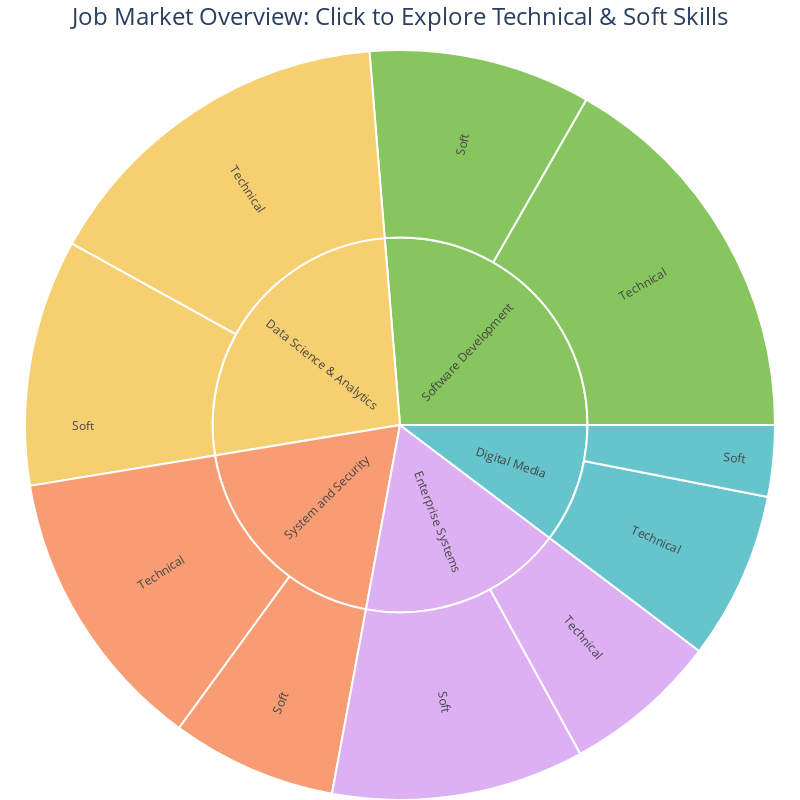

The cell this chart's notebook holds for it:
### Code cell
# Adding 'Domain' and 'Category' columns for each DataFrame

# Software Development domain
sd_keyword_df['Domain'] = 'Software Development'
sd_keyword_df['Category'] = 'Technical'
sd_soft_df['Domain'] = 'Software Development'
sd_soft_df['Category'] = 'Soft'

# Data Science & Analytics domain
dsa_keyword_df['Domain'] = 'Data Science & Analytics'
dsa_keyword_df['Category'] = 'Technical'
dsa_soft_df['Domain'] = 'Data Science & Analytics'
dsa_soft_df['Category'] = 'Soft'

# Enterprise Systems domain
es_keyword_df['Domain'] = 'Enterprise Systems'
es_keyword_df['Category'] = 'Technical'
es_soft_df['Domain'] = 'Enterprise Systems'
es_soft_df['Category'] = 'Soft'

# System and Security domain
ss_keyword_df['Domain'] = 'System and Security'
ss_keyword_df['Category'] = 'Technical'
ss_soft_df['Domain'] = 'System and Security'
ss_soft_df['Category'] = 'Soft'

# Digital Media domain
dm_keyword_df['Domain'] = 'Digital Media'
dm_keyword_df['Category'] = 'Technical'
dm_soft_df['Domain'] = 'Digital Media'
dm_soft_df['Category'] = 'Soft'

# Concatenating DataFrames for each domain
sd_combined = pd.concat([sd_keyword_df, sd_soft_df], ignore_index=True)
dsa_combined = pd.concat([dsa_keyword_df, dsa_soft_df], ignore_index=True)
es_combined = pd.concat([es_keyword_df, es_soft_df], ignore_index=True)
ss_combined = pd.concat([ss_keyword_df, ss_soft_df], ignore_index=True)
dm_combined = pd.concat([dm_keyword_df, dm_soft_df], ignore_index=True)

# Combined all DataFrames into one
combined_df = pd.concat([
    sd_combined, dsa_combined,
    es_combined, ss_combined, dm_combined
], ignore_index=True)

# Create the sunburst chart (Technical & Soft Skills only)
fig = px.sunburst(
    combined_df,
    path=['Domain', 'Category', 'Keyword'],
    values='Count',
    title='Job Market Overview: Click to Explore Technical & Soft Skills',
    color='Domain',
    color_discrete_sequence=px.colors.qualitative.Pastel,
    branchvalues='total'
)

# For readability and style
fig.update_traces(
    textinfo='label',
    textfont_size=12,
    insidetextorientation='radial',
    marker=dict(line=dict(color='white', width=2)),
    maxdepth=2  # Only Domain & Category visible initially
)

fig.update_layout(
    margin=dict(t=50, l=0, r=0, b=0),
    width=800, height=800,
    title_x=0.5,
    title_font_size=24
)

fig.show()

### Figure 1 — Plotly figure (JSON) as saved in the notebook; plotly's stock layout.template omitted (floating-point values rounded to 4 significant figures; data arrays with more than 128 entries replaced by an {"elided": "..."} marker saying what was removed)
{"data": [{"branchvalues": "total", "customdata": {"elided": "816x1 str values"}, "domain": {"x": [0, 1], "y": [0, 1]}, "hovertemplate": "labels=%{label}<br>Count=%{value}<br>parent=%{parent}<br>id=%{id}<br>Domain=%{customdata[0]}<extra></extra>", "ids": {"elided": "816 str values"}, "insidetextorientation": "radial", "labels": {"elided": "816 str values"}, "marker": {"colors": {"elided": "816 str values"}, "line": {"color": "white", "width": 2}}, "maxdepth": 2, "name": "", "parents": {"elided": "816 str values"}, "textfont": {"size": 12}, "textinfo": "label", "type": "sunburst", "values": {"elided": "816 int values"}}], "layout": {"height": 800, "legend": {"tracegroupgap": 0}, "margin": {"b": 0, "l": 0, "r": 0, "t": 50}, "sunburstcolorway": ["rgb(102, 197, 204)", "rgb(246, 207, 113)", "rgb(248, 156, 116)", "rgb(220, 176, 242)", "rgb(135, 197, 95)", "rgb(158, 185, 243)", "rgb(254, 136, 177)", "rgb(201, 219, 116)", "rgb(139, 224, 164)", "rgb(180, 151, 231)", "rgb(179, 179, 179)"], "title": {"font": {"size": 24}, "text": "Job Market Overview: Click to Explore Technical & Soft Skills", "x": 0.5}, "width": 800}}
